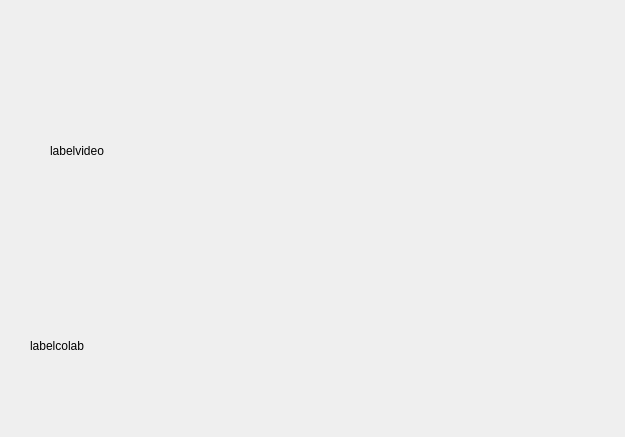
<?xml version="1.0" encoding="UTF-8"?>
<ui version="4.0">
 <class>ReconhecimentoDialog</class>
 <widget class="QDialog" name="ReconhecimentoDialog">
  <property name="geometry">
   <rect>
    <x>0</x>
    <y>0</y>
    <width>625</width>
    <height>437</height>
   </rect>
  </property>
  <property name="windowTitle">
   <string>Dialog</string>
  </property>
  <widget class="QLabel" name="labelVideo">
   <property name="geometry">
    <rect>
     <x>50</x>
     <y>20</y>
     <width>541</width>
     <height>261</height>
    </rect>
   </property>
   <property name="styleSheet">
    <string notr="true"/>
   </property>
   <property name="text">
    <string>labelvideo</string>
   </property>
  </widget>
  <widget class="QLabel" name="labelStatus">
   <property name="geometry">
    <rect>
     <x>30</x>
     <y>290</y>
     <width>1041</width>
     <height>111</height>
    </rect>
   </property>
   <property name="text">
    <string>labelcolab</string>
   </property>
  </widget>
 </widget>
 <resources/>
 <connections/>
</ui>
